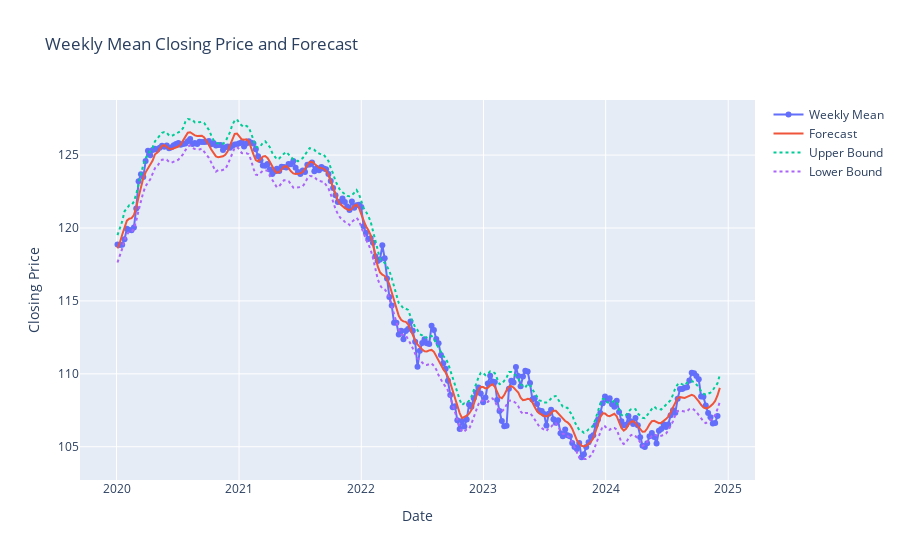

The notebook cell this image was saved under:
### Code cell
# Step 3: Initialize and fit Prophet model
model = Prophet()
model.fit(weekly_data)

# Step 4: Create future dataframe for one week ahead predictions
future = model.make_future_dataframe(periods=1, freq="W-FRI")  # Weekly frequency
forecast = model.predict(future)

# Step 5: Visualize results
import plotly.graph_objects as go

fig = go.Figure()
# Plot original weekly data
fig.add_trace(go.Scatter(x=weekly_data["ds"], y=weekly_data["y"], mode="lines+markers", name="Weekly Mean"))
# Plot forecasted data
fig.add_trace(go.Scatter(x=forecast["ds"], y=forecast["yhat"], mode="lines", name="Forecast"))
# Add forecast confidence intervals
fig.add_trace(go.Scatter(x=forecast["ds"], y=forecast["yhat_upper"], mode="lines", name="Upper Bound", line=dict(dash="dot")))
fig.add_trace(go.Scatter(x=forecast["ds"], y=forecast["yhat_lower"], mode="lines", name="Lower Bound", line=dict(dash="dot")))

fig.update_layout(title="Weekly Mean Closing Price and Forecast", xaxis_title="Date", yaxis_title="Closing Price")
fig.show()

### Figure 1 — Plotly figure (JSON) as saved in the notebook; plotly's stock layout.template omitted (floating-point values rounded to 4 significant figures; data arrays with more than 128 entries replaced by an {"elided": "..."} marker saying what was removed)
{"data": [{"mode": "lines+markers", "name": "Weekly Mean", "type": "scatter", "x": {"elided": "257 str values"}, "y": {"elided": "257 float values"}}, {"mode": "lines", "name": "Forecast", "type": "scatter", "x": {"elided": "258 str values"}, "y": {"elided": "258 float values"}}, {"line": {"dash": "dot"}, "mode": "lines", "name": "Upper Bound", "type": "scatter", "x": {"elided": "258 str values"}, "y": {"elided": "258 float values"}}, {"line": {"dash": "dot"}, "mode": "lines", "name": "Lower Bound", "type": "scatter", "x": {"elided": "258 str values"}, "y": {"elided": "258 float values"}}], "layout": {"title": {"text": "Weekly Mean Closing Price and Forecast"}, "xaxis": {"title": {"text": "Date"}}, "yaxis": {"title": {"text": "Closing Price"}}}}
